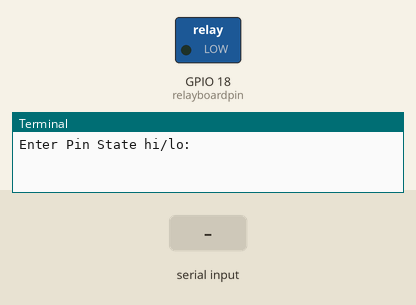
Simulated run of this program. Board: Raspberry Pi (BCM pin numbers). Shown: switched loads named in the program (green lamp = pin HIGH), the last lines printed to the terminal. Inputs (shaded band) come from the test bench.

Above: at 1.2 s.
1.3 s: "hi" typed at the terminal, then Enter
At 1.9 s:
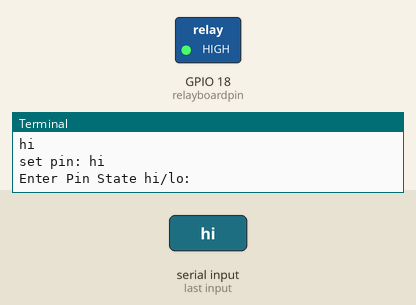
2.8 s: "lo" typed at the terminal, then Enter
At 4.2 s:
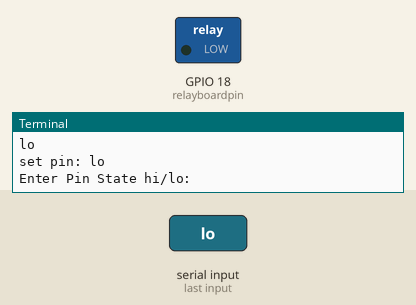
Timing chart, 0 to 5.8 s (numbered marks = the images above; inputs shaded):
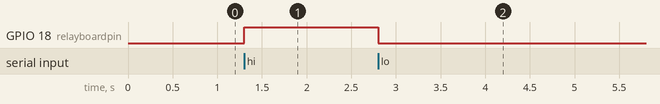

Measured:
- after the input at 1.3 s, GPIO 18 (relayboardpin): LOW → HIGH at once
- after the input at 2.8 s, GPIO 18 (relayboardpin): HIGH → LOW at once

The program:

relayboard_test.py
```python
import time, atexit
import RPi.GPIO as GPIO

relayboardpin = 18
GPIO.setmode(GPIO.BCM)
GPIO.setup(relayboardpin, GPIO.OUT)

try:
    while True:
        val = input('Enter Pin State hi/lo: ')
        print('set pin: ' + str(val))
        if val == 'hi':
            GPIO.output(relayboardpin, GPIO.HIGH)
        if val == 'lo':
            GPIO.output(relayboardpin, GPIO.LOW)
except KeyboardInterrupt:
    print('quitting')
    GPIO.cleanup()
```
